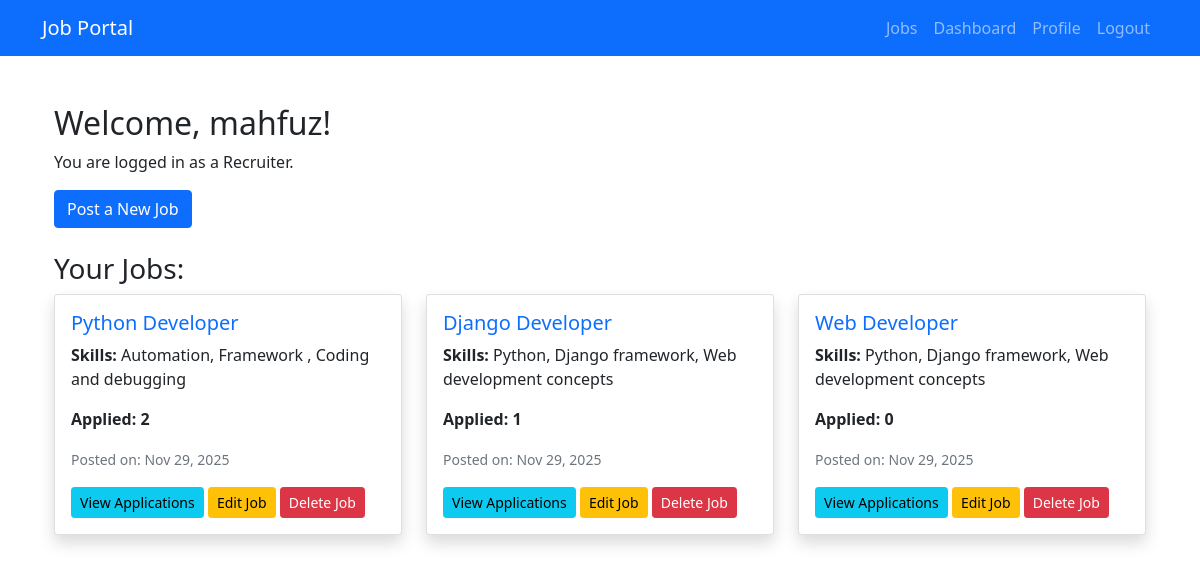
Page /dashboard/ (signed in) on the committed database.
### portal/models.py (models this page shows, shortened)
class Job(models.Model):
    CATEGORY_CHOICES = [
        ("tech", "Technology"),
        ("finance", "Finance"),
        ("healthcare", "Healthcare"),
        ("education", "Education"),
        ("other", "Other"),
    ]
    title = models.CharField(max_length=200)
    recruiter = models.ForeignKey(User, on_delete=models.CASCADE, related_name="jobs")
    number_of_openings = models.PositiveIntegerField()
    category = models.CharField(max_length=20, choices=CATEGORY_CHOICES)
    description = models.TextField()
    skills_required = models.TextField()  # Comma-separated skills
    created_at = models.DateTimeField(auto_now_add=True)

### portal/views.py (the view, shortened to what this page needs)
# urls.py: path('dashboard/', views.dashboard, name='dashboard'),
@login_required
def dashboard(request):
    profile, created = UserProfile.objects.get_or_create(user=request.user)
    if profile.user_type == 'recruiter':
        jobs = Job.objects.filter(recruiter=request.user).annotate(applied_count=Count("applications"))
        return render(request, 'portal/recruiter_dashboard.html', {'jobs': jobs})

### portal/templates/portal/recruiter_dashboard.html (shortened to what this page needs)
{% extends 'portal/base.html' %}
{% block content %}
<div class="container mt-5">
    <h2>Welcome, {{ user.username }}!</h2>
    <p>You are logged in as a Recruiter.</p>
    <div class="mb-4">
        <a href="{% url 'portal:post_job' %}" class="btn btn-primary">Post a New Job</a>
    </div>
    <h3>Your Jobs:</h3>
    {% if jobs %}
        <div class="row">
            {% for job in jobs %}
                <div class="col-md-4 mb-4">
                    <div class="card shadow">
                        <div class="card-body">
                            <h5 class="card-title"><a href="{% url 'portal:job_details' job.id %}" class="text-decoration-none">{{ job.title }}</a></h5>
                            <p class="card-text"><strong>Skills:</strong> {{ job.skills_required }}</p>
                            <p class="card-text"><strong>Applied: {{ job.applied_count }} </strong></p>
                            <small class="text-muted">Posted on: {{ job.created_at|date:"M d, Y" }}</small>
                            <div class="mt-3">
                                <a href="{% url 'portal:manage_applications' job.id %}" class="btn btn-sm btn-info">View Applications</a>
                                <a href="{% url 'portal:edit_job' job.id %}" class="btn btn-sm btn-warning">Edit Job</a>
                                <a href="{% url 'portal:delete_job' job.id %}" class="btn btn-sm btn-danger">Delete Job</a>
                            </div>
                        </div>
                    </div>
                </div>
            {% endfor %}
        </div>
    {% else %}
        <p>You haven't posted any jobs yet.</p>
    {% endif %}
</div>
{% endblock %}

### rows in the picture
Job: title "Python Developer", skills_required "Automation, Framework , Coding and debugging", applied_count "2", created_at "Nov 29, 2025"
Job: title "Django Developer", skills_required "Python, Django framework, Web development concepts", applied_count "1", created_at "Nov 29, 2025"
Job: title "Web Developer", skills_required "Python, Django framework, Web development concepts", applied_count "0", created_at "Nov 29, 2025"

### other values in the picture
{{ user.username }} "mahfuz"
